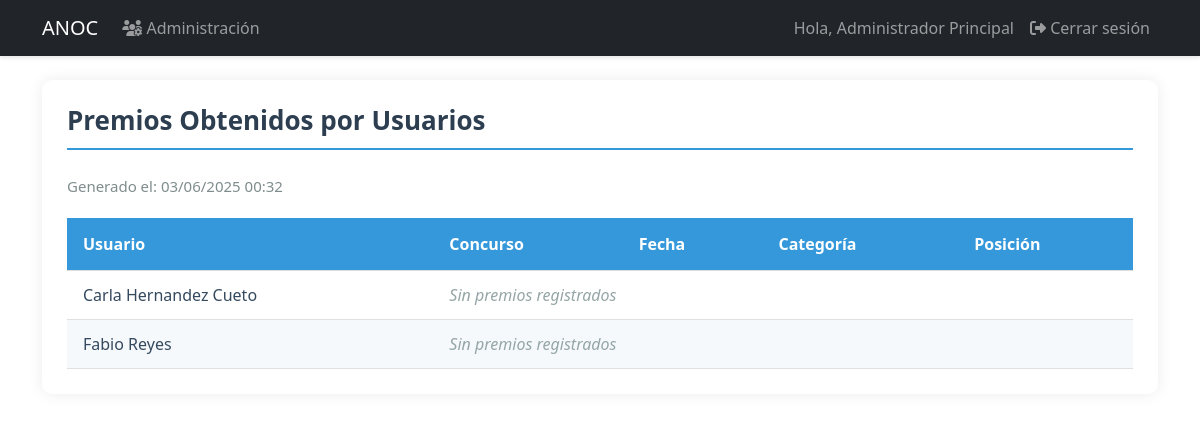
/reports/awards (signed in), run on an earlier commit of the app's database.
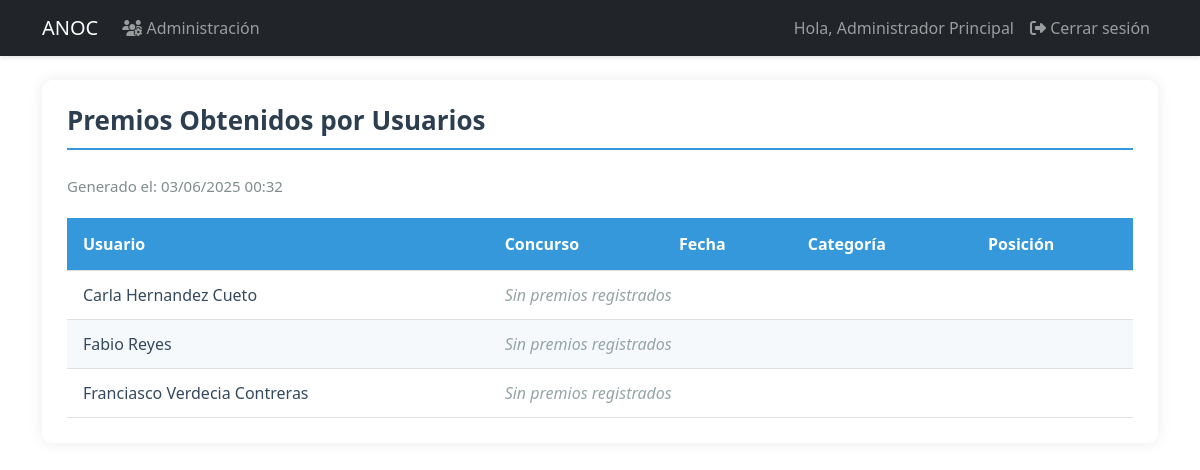
And on a later commit of the database.
### models.py (models this page shows, shortened)
class User(UserMixin, db.Model):
    id = db.Column(db.Integer, primary_key=True)
    username = db.Column(db.String(80), unique=True, nullable=False, index=True)
    email = db.Column(db.String(120), unique=True, nullable=False, index=True)
    password_hash = db.Column(db.String(128))
    role = db.Column(db.String(20), default='user')  # 'admin', 'specialist', 'dependiente', 'user'
    is_associated = db.Column(db.Boolean, default=False, nullable=False)
    full_name = db.Column(db.String(100), nullable=False)
    phone = db.Column(db.String(20), nullable=False)
    profile_image = db.Column(db.String(255))  # Ruta de la imagen de perfil
    last_login = db.Column(db.DateTime)  # Fecha del último inicio de sesión
    is_active = db.Column(db.Boolean, default=True)  # Para manejar cuentas activas/inactivas
    address = db.Column(db.String(200))  # Nuevo campo para dirección
    birds = db.relationship('UserBirds', backref='user', lazy=True, cascade='all, delete-orphan')
    awards = db.relationship('Award', backref='user', lazy=True, cascade='all, delete-orphan')

### app.py (the view)
@app.route('/reports/awards')
@login_required
def awards_report():
    if current_user.role not in ['admin', 'specialist']:
        abort(403)
    associates = db.session.execute(
        select(User)
        .where(User.is_associated == True)
        .order_by(User.full_name)
        .options(db.subqueryload(User.awards))  # Cambiado a subqueryload
    ).scalars().unique().all()  # Añadido unique() y all()
    return render_template('reports/awards_report.html',
                         associates=associates,
                         now=datetime.utcnow())

### app.py (called while the page is built)
@login_manager.user_loader
def load_user(user_id):
    return db.session.get(User, int(user_id))

### templates/reports/awards_report.html (shortened to what this page needs)
{% extends "base.html" %}
{% block content %}
<div class="report-container">
    <h2 class="report-title">Premios Obtenidos por Usuarios</h2>
    <div class="report-header">
        <div class="report-meta">
            <span>Generado el: {{ now.strftime('%d/%m/%Y %H:%M') }}</span>
        </div>
    </div>
    <table class="report-table">
        <thead>
            <tr>
                <th>Usuario</th>
                <th>Concurso</th>
                <th>Fecha</th>
                <th>Categoría</th>
                <th>Posición</th>
            </tr>
        </thead>
        <tbody>
            {% for user in associates %}
                {% for award in user.awards %}
                <tr>
                    <td>{{ user.full_name }}</td>
                    <td>{{ award.contest_name }}</td>
                    <td>{{ award.award_date.strftime('%d/%m/%Y') }}</td>
                    <td>{{ award.category }}</td>
                    <td class="text-center">{{ award.position }}</td>
                </tr>
                {% else %}
                <tr>
                    <td>{{ user.full_name }}</td>
                    <td colspan="4" class="text-muted">Sin premios registrados</td>
                </tr>
                {% endfor %}
            {% endfor %}
        </tbody>
    </table>
</div>
{% endblock %}

What changed in the data, as far as the page shows it:
added User: full_name "Franciasco Verdecia Contreras"
